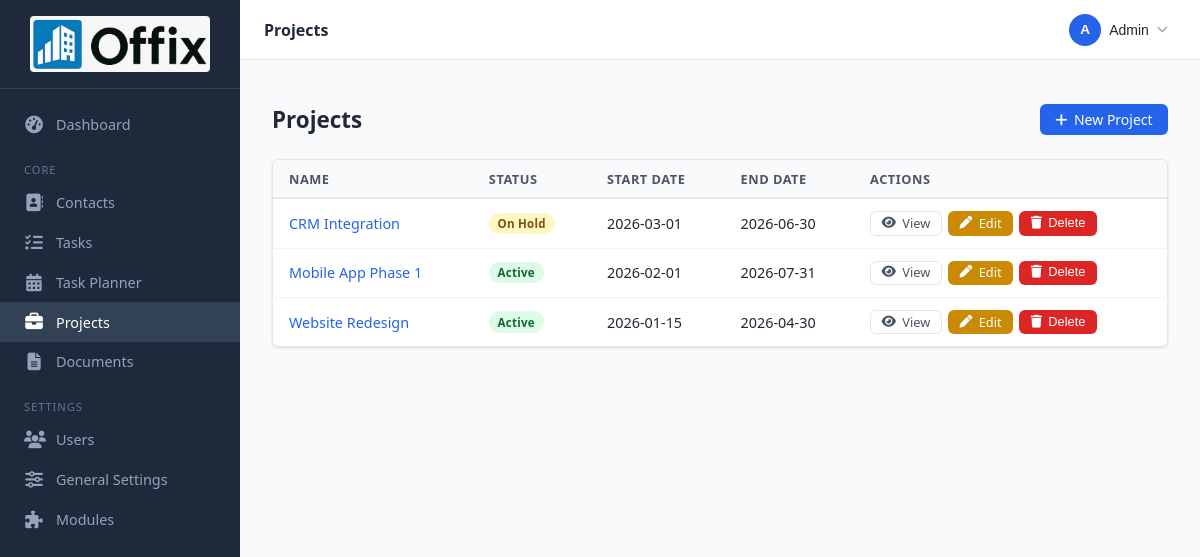
Page /projects (signed in) on the committed database.
### tables this page shows
CREATE TABLE `projects` (
  `id` int(10) unsigned NOT NULL AUTO_INCREMENT,
  `name` varchar(200) NOT NULL,
  `description` text DEFAULT NULL,
  `status` enum('active','on_hold','completed','cancelled') NOT NULL DEFAULT 'active',
  `start_date` date DEFAULT NULL,
  `end_date` date DEFAULT NULL,
  `created_at` timestamp NOT NULL DEFAULT current_timestamp(),
  `updated_at` timestamp NOT NULL DEFAULT current_timestamp() ON UPDATE current_timestamp(),
  PRIMARY KEY (`id`)
);

### app/controllers/ProjectController.php (called while the page is built, shortened)
<?php
class ProjectController extends Controller
{
    private Project $model;
    public function __construct()
    {
        $this->model = new Project();
    }
    public function index(): void
    {
        $this->render('projects.index', [
            'pageTitle' => __('projects.title'),
            'projects'  => $this->model->all(),
        ]);
    }
}

### public/index.php (called while the page is built, shortened)
<?php
require APP_PATH . '/core/helpers.php';
$router = new Router();
$router->dispatch($_SERVER['REQUEST_METHOD'], $_SERVER['REQUEST_URI']);

### app/core/Lang.php (called while the page is built, shortened)
<?php
class Lang
{
    private static array  $strings = [];
    private static array $folderMap = [
        'en-US' => 'en',
        'de-CH' => 'de_CH',
    ];
    public static function get(string $key, array $replace = []): string
    {
        $text = self::$strings[$key] ?? $key;
        return $text;
    }
    private static function load(string $locale): void
    {
        $folder = self::$folderMap[$locale] ?? 'en';
        $file   = ROOT_PATH . '/lang/' . $folder . '/app.php';
        if (file_exists($file)) {
            self::$strings = array_merge(self::$strings, require $file);
        }
    }
}

### app/core/helpers.php (called while the page is built, shortened)
<?php
function __(string $key, array $replace = []): string
{
    return Lang::get($key, $replace);
}

### app/core/Model.php (called while the page is built, shortened)
<?php
abstract class Model
{
    protected PDO $db;
    public function __construct()
    {
        $this->db = Database::getInstance();
    }
    protected function query(string $sql, array $params = []): array
    {
        $stmt = $this->db->prepare($sql);
        $stmt->execute($params);
        return $stmt->fetchAll();
    }
}

### app/core/Database.php (called while the page is built, shortened)
<?php
class Database
{
    private static ?PDO $instance = null;
    public static function getInstance(): PDO
    {
        if (self::$instance === null) {
            $config = require ROOT_PATH . '/config/database.php';
            $dsn = "mysql:host={$config['host']};dbname={$config['dbname']};charset={$config['charset']}";
            try {
                self::$instance = new PDO($dsn, $config['username'], $config['password'], [
                    PDO::ATTR_ERRMODE            => PDO::ERRMODE_EXCEPTION,
                    PDO::ATTR_DEFAULT_FETCH_MODE => PDO::FETCH_ASSOC,
                    PDO::ATTR_EMULATE_PREPARES   => false,
                ]);
            } catch (PDOException $e) {
                error_log('DB connection failed: ' . $e->getMessage());
                die('Database connection error. Please check your configuration.');
            }
        }
        return self::$instance;
    }
}

### app/models/Project.php (called while the page is built, shortened)
<?php
class Project extends Model
{
    private string $table = 'projects';
    public function all(): array
    {
        return $this->query(
            "SELECT * FROM {$this->table} ORDER BY start_date DESC, created_at DESC"
        );
    }
}

### app/views/projects/index.php (the view)
<div class="page-header">
    <h1 class="page-title"><?= __('projects.title') ?></h1>
    <a href="/projects/create" class="btn btn-primary"><i class="fa-solid fa-plus"></i> <?= __('projects.new') ?></a>
</div>
<div class="card">
    <?php if (empty($projects)): ?>
        <div class="empty-state">
            <i class="fa-solid fa-briefcase empty-icon"></i>
            <p><?= __('projects.empty') ?></p>
            <a href="/projects/create" class="btn btn-primary"><?= __('projects.new') ?></a>
        </div>
    <?php else: ?>
        <div class="table-wrap">
            <table>
                <thead>
                    <tr>
                        <th><?= __('label.name') ?></th>
                        <th><?= __('label.status') ?></th>
                        <th><?= __('label.start_date') ?></th>
                        <th><?= __('label.end_date') ?></th>
                        <th><?= __('label.actions') ?></th>
                    </tr>
                </thead>
                <tbody>
                    <?php foreach ($projects as $p): ?>
                    <tr>
                        <td><a href="/projects/<?= $p['id'] ?>"><?= htmlspecialchars($p['name']) ?></a></td>
                        <td>
                            <span class="badge badge-<?= htmlspecialchars($p['status']) ?>">
                                <?= htmlspecialchars(str_replace('_', ' ', $p['status'])) ?>
                            </span>
                        </td>
                        <td><?= $p['start_date'] ? htmlspecialchars($p['start_date']) : '—' ?></td>
                        <td><?= $p['end_date']   ? htmlspecialchars($p['end_date'])   : '—' ?></td>
                        <td>
                            <div class="actions">
                                <a href="/projects/<?= $p['id'] ?>" class="btn btn-sm btn-secondary">
                                    <i class="fa-solid fa-eye"></i> <?= __('action.view') ?>
                                </a>
                                <a href="/projects/<?= $p['id'] ?>/edit" class="btn btn-sm btn-warning">
                                    <i class="fa-solid fa-pen"></i> <?= __('action.edit') ?>
                                </a>
                                <button class="btn btn-sm btn-danger" data-confirm-delete="true" data-action="/projects/<?= $p['id'] ?>/delete">
                                    <i class="fa-solid fa-trash"></i> <?= __('action.delete') ?>
                                </button>
                            </div>
                        </td>
                    </tr>
                    <?php endforeach; ?>
                </tbody>
            </table>
        </div>
    <?php endif; ?>
</div>

### app/core/Router.php (shortened to what this page needs)
<?php
class Router
{
    private array $routes = [];
    private function addRoute(string $method, string $pattern, string|callable $handler, string $action): void
    {
        $this->routes[] = [
            'method'  => $method,
            'pattern' => $pattern,
            'handler' => $handler,
            'action'  => $action,
        ];
    }
    public function dispatch(string $method, string $uri): void
    {
        $uri = strtok($uri, '?');
        $uri = '/' . trim($uri, '/');
        foreach ($this->routes as $route) {
            if ($route['method'] !== strtoupper($method)) continue;
            $params = [];
            if ($this->matches($route['pattern'], $uri, $params)) {
                $this->call($route['handler'], $route['action'], $params);
                return;
            }
        }
    }
    private function matches(string $pattern, string $uri, array &$params): bool
    {
        $regex = preg_replace('/\{([a-zA-Z_]+)\}/', '(?P<$1>[^/]+)', $pattern);
        $regex = '#^' . $regex . '$#';
        if (preg_match($regex, $uri, $matches)) {
            return true;
        }
        return false;
    }
    private function call(string|callable $handler, string $action, array $params): void
    {
        $controller = new $handler();
        call_user_func_array([$controller, $action], $params);
    }
}

### public/css/app.css (style rules this page uses)
*, *::before, *::after { box-sizing: border-box; margin: 0; padding: 0; }
:root { --brand: #2563eb; --brand-dark: #1d4ed8; --brand-light: #eff6ff; --success: #16a34a; --warning: #ca8a04; --danger: #dc2626; --gray-50: #f9fafb; --gray-100: #f3f4f6; --gray-200: #e5e7eb; --gray-400: #9ca3af; --gray-600: #4b5563; --gray-800: #1f2937; --sidebar-w: 240px; --header-h: 60px; --radius: 6px; --shadow: 0 1px 3px rgba(0,0,0,.12); --font: 'Segoe UI', system-ui, sans-serif; }
html { font-size: 16px; }
body { font-family: var(--font); color: var(--gray-800); background: var(--gray-50); min-height: 100vh; display: flex; }
a { color: var(--brand); text-decoration: none; }
.page-header { display: flex; align-items: center; justify-content: space-between; margin-bottom: 1.5rem; flex-wrap: wrap; gap: .75rem; }
.page-title { font-size: 1.4rem; font-weight: 700; color: var(--gray-800); }
.card { background: #fff; border-radius: var(--radius); border: 1px solid var(--gray-200); box-shadow: var(--shadow); overflow: hidden; }
.table-wrap { overflow-x: auto; }
table { width: 100%; border-collapse: collapse; font-size: .9rem; }
thead th { background: var(--gray-50); border-bottom: 2px solid var(--gray-200); padding: .6rem 1rem; text-align: left; font-weight: 600; white-space: nowrap; color: var(--gray-600); font-size: .8rem; text-transform: uppercase; letter-spacing: .04em; }
tbody td { padding: .75rem 1rem; border-bottom: 1px solid var(--gray-100); vertical-align: middle; }
tbody tr:last-child td { border-bottom: none; }
.actions { display: flex; gap: .4rem; flex-wrap: wrap; }
.btn { display: inline-flex; align-items: center; gap: .4rem; padding: .45rem .9rem; border-radius: var(--radius); font-size: .875rem; font-weight: 500; cursor: pointer; border: 1px solid transparent; transition: background .15s, border-color .15s, color .15s; text-decoration: none; line-height: 1; }
.btn-primary { background: var(--brand); color: #fff; }
.btn-warning { background: var(--warning); color: #fff; }
.btn-danger { background: var(--danger); color: #fff; }
.btn-secondary { background: #fff; color: var(--gray-600); border-color: var(--gray-200); }
.btn-sm { padding: .3rem .65rem; font-size: .8rem; }
.badge { display: inline-block; padding: .2rem .55rem; border-radius: 999px; font-size: .72rem; font-weight: 600; letter-spacing: .02em; text-transform: capitalize; }
.badge-active { background: #dcfce7; color: #166534; }
.badge-on_hold { background: #fef9c3; color: #854d0e; }

### rows in the picture
projects: name "CRM Integration", status "On Hold", start_date "2026-03-01", end_date "2026-06-30"
projects: name "Mobile App Phase 1", status "Active", start_date "2026-02-01", end_date "2026-07-31"
projects: name "Website Redesign", status "Active", start_date "2026-01-15", end_date "2026-04-30"
